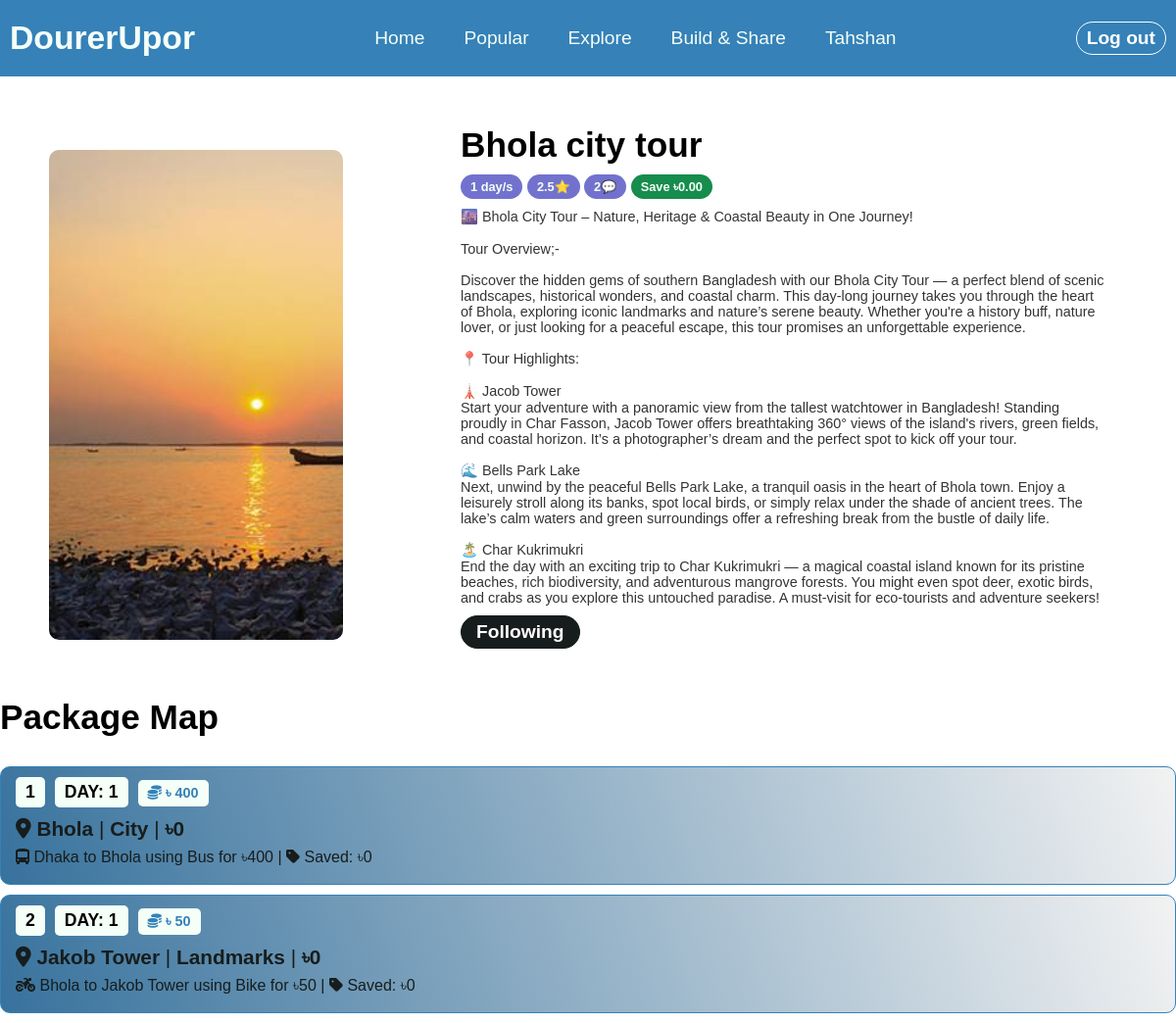
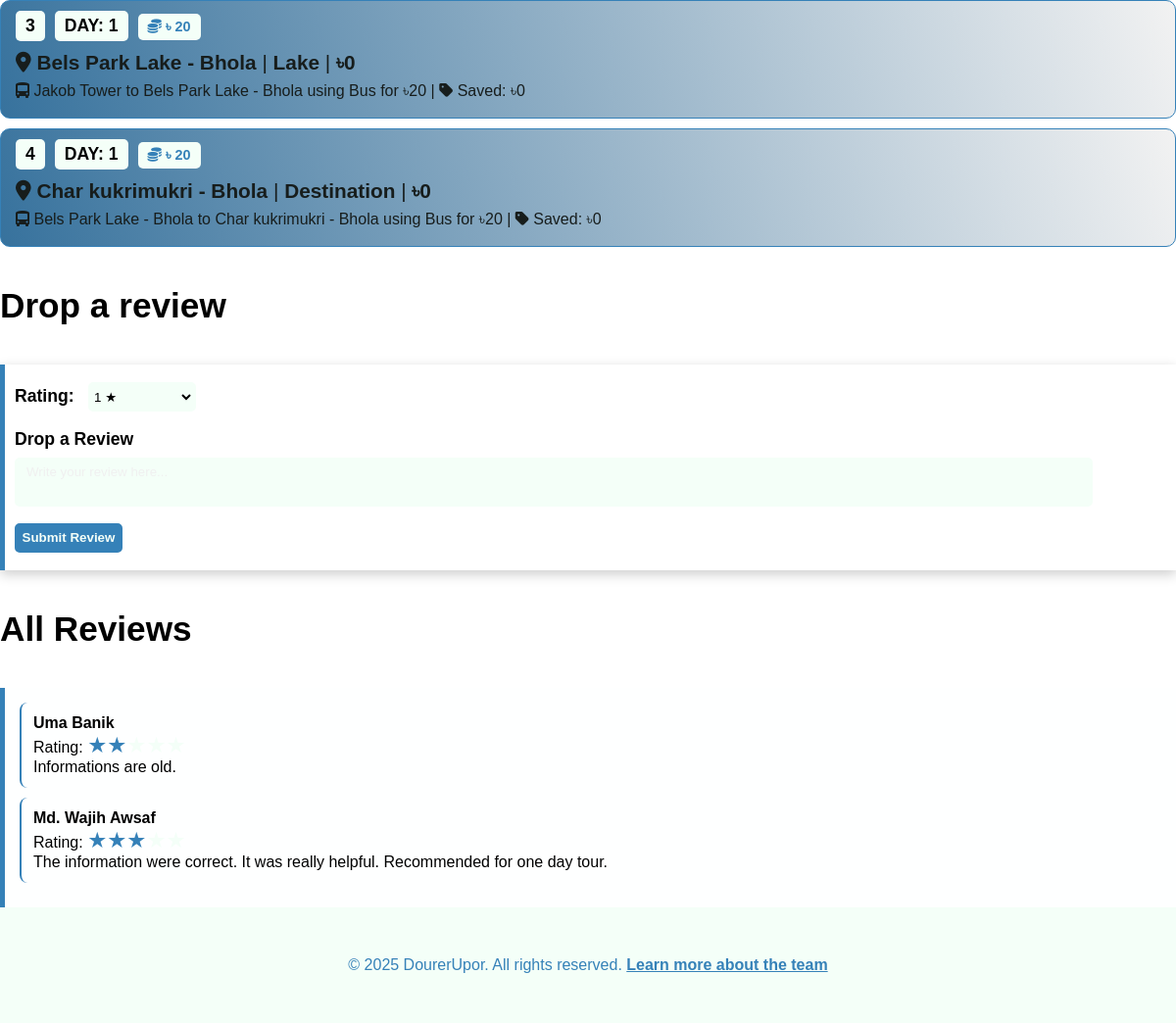
/Shadhin-experiment/package.php?id=9 (signed in), run on the app's committed database (2 pictures, top to bottom).
### tables this page shows
CREATE TABLE `user` (
  `id` int(11) NOT NULL,
  `name` varchar(255) NOT NULL,
  `email` varchar(255) NOT NULL,
  `password` varchar(255) NOT NULL,
  `dob` date NOT NULL,
  `country` varchar(100) NOT NULL
);

CREATE TABLE `packages` (
  `package_id` int(11) NOT NULL,
  `package_name` varchar(255) NOT NULL,
  `publish_time` timestamp NOT NULL DEFAULT current_timestamp(),
  `build_by` int(11) NOT NULL,
  `status` varchar(255) NOT NULL DEFAULT 'pending',
  `details` varchar(2000) NOT NULL,
  `image` varchar(255) NOT NULL DEFAULT 'unknown.jpg',
  `rejection_feedback` varchar(1000) NOT NULL
);

CREATE TABLE `package_details` (
  `package_id` int(11) NOT NULL,
  `destination_id` int(11) NOT NULL,
  `money_saved` decimal(10,0) NOT NULL DEFAULT 0,
  `day_count` int(11) NOT NULL,
  `step_number` int(11) NOT NULL,
  `pickup` int(11) DEFAULT NULL,
  `transport_type` varchar(255) DEFAULT NULL,
  `cost` decimal(10,0) NOT NULL DEFAULT 0
);

CREATE TABLE `destinations` (
  `destination_id` int(11) NOT NULL,
  `name` varchar(255) NOT NULL,
  `country` varchar(255) NOT NULL DEFAULT 'Bangladesh',
  `type` varchar(255) DEFAULT 'Destination',
  `cost` decimal(10,0) NOT NULL
);

CREATE TABLE `reviews` (
  `review_id` int(11) NOT NULL,
  `package_id` int(11) NOT NULL,
  `rating` int(11) NOT NULL DEFAULT 5,
  `review` varchar(300) DEFAULT NULL,
  `user_id` int(11) NOT NULL,
  `review_publish_time` datetime DEFAULT current_timestamp()
);

### Shadhin-experiment/DesignPatterns/imageProxy.php (called while the page is built, shortened)
<?php
function getLazyBackgroundImage($imageName) {
    return "data-bg='" . $imageName . "' class='lazy-bg'";
}
?>

### Shadhin-experiment/DesignPatterns/reviewIterator.php (called while the page is built, shortened)
<?php
class Reviews {
    public function __construct($reviewId, $userID, $userName, $rating, $review) {
        $this->userName = $userName;
        $this->rating = $rating;
        $this->review = $review;
    }
}
class ReviewCollectionIterator implements ReviewIterator {
    private $reviews;
    private $position = 0;
    public function __construct(array $reviews) {
        $this->reviews = $reviews;
    }
    public function hasNext(): bool {
        return $this->position < count($this->reviews);
    }
    public function next(): ?Reviews {
        return $this->reviews[$this->position++];
    }
}
class ReviewCollection {
    private $reviews = [];
    public function __construct($reviews = []) {
        $this->reviews = $reviews;
    }
    public function createIterator(): ReviewIterator {
        return new ReviewCollectionIterator($this->reviews);
    }
}

### Shadhin-experiment/package.php (the view, shortened to what this page needs)
<?php
$active_page = 'package';
$packageId = isset($_GET['id']) ? intval($_GET['id']) : null;
include "decoration.php";
include "DesignPatterns/imageProxy.php";
$conn = Database::getInstance()->getConnection();
if(isset($_SESSION['email'])){
    $email = $_SESSION['email'];
    $stmt = $conn->prepare("SELECT name FROM user WHERE email = :email");
    $stmt->execute(['email' => $email]);
    $user = $stmt->fetch(PDO::FETCH_ASSOC);
    $username = explode(" ", $user['name'])[0];
}
$email = isset($_SESSION['email']) ? $_SESSION['email'] : null;
$selectData = $conn->prepare("
SELECT
    p.package_id,
    p.package_name,
    p.details,
    p.image,
    COUNT(DISTINCT pf.user_id) AS Followers,
    AVG(DISTINCT r.rating) AS Rating,
    COUNT(DISTINCT r.review_id) AS TotalReview,
    SUM(DISTINCT pd.money_saved) as Saved,
    MAX(DISTINCT pd.day_count) as TotalDays,
    MAX(CASE WHEN u.email = :email THEN u.id ELSE NULL END) AS LoggedInUserId
FROM
    packages p
LEFT JOIN
    package_details pd ON p.package_id = pd.package_id
LEFT JOIN
    reviews r ON p.package_id = r.package_id
LEFT JOIN
    package_followers pf ON p.package_id = pf.package_id
LEFT JOIN
    user u ON pf.user_id = u.id
WHERE
    p.package_id = :packageId
GROUP BY
    p.package_id, p.package_name
ORDER BY Followers DESC, Rating DESC
");
$selectData->bindParam(':packageId', $packageId, PDO::PARAM_INT);
$selectData->bindParam(':email', $email);
$selectData->execute();
$rows = $selectData->fetchAll(PDO::FETCH_ASSOC);
$statusQuery = $conn->prepare("SELECT status FROM packages WHERE package_id = :packageId ");
$statusQuery->bindParam(':packageId', $packageId, PDO::PARAM_INT);
$statusQuery->execute();
$package_status = $statusQuery->fetchColumn();
?>
<!DOCTYPE html>
<html>
<head>
</head>
<body>
<nav id="navigation" class="special-nav">
                <div class="logo">
                    <h3>DourerUpor</h3>
                </div>
                <div>
                    <ul>
                        <li class="active-page"><a href="home.php" <?php if($active_page == "home") {echo "class='active'";} ?> >Home</a></li>
                        <li><a <?php if($active_page == "popular") {echo "class='active'";} ?> href="popular.php">Popular</a></li>
                        <li><a <?php if($active_page == "explore") {echo "class='active'";} ?> href="">Explore</a></li>
                        <?php if (isset($_SESSION['email'])): ?>
                        <li><a <?php if ($active_page == "buildAndShare") {
                                    echo "class='active'";
                                } ?> href="buildAndShare.php">Build & Share</a></li>
                        <li><a href="Profile.php"><?php echo $username; ?></a></li>
                        <?php endif ?>
                    </ul>
                </div>
                <div>
                    <?php if (isset($_SESSION['email'])): ?>
                        <form action="./Login/user-actions.php" method="post">
                            <button type ="Submit" class="theme-btn log-out-btn" title="Click to logout" name="log-out-btn">Log out</button>
                        </form>
                    <?php endif ?>
                </div>
 </nav>
 <section id="package-details">
        <div class="package-details-container">
        <?php foreach ($rows as $row):
            $package_id = $row['package_id'];
            $package_name = $row['package_name'];
            $details = $row['details'];
            $coverImage = $row['image'];
            $totalDays = $row['TotalDays'];
            $rating = number_format($row['Rating'], 1);
            $totalReview = $row['TotalReview'];
            $saved = number_format($row['Saved'], 2);
            $loggedInUserId = $row['LoggedInUserId'];
        ?>
            <div class="package-details" data-package-id="<?php echo $package_id; ?>">
                <div class="left">
                    <div class="package-cover lazy-bg" <?php echo getLazyBackgroundImage("img/package-cover/{$coverImage}"); ?> style="background-repeat: no-repeat; background-size: cover; border-radius: 10px;"></div>
                </div>
                <div class="right">
                    <h3 class="package-name card-item"><?php echo htmlspecialchars($package_name); ?></h3>
                    <div class="card-item">
                        <button disabled class="theme-btn info-btn"><?php echo htmlspecialchars($totalDays); ?> day/s</button>
                        <button disabled class="theme-btn info-btn"><?php echo htmlspecialchars($rating); ?>⭐</button>
                        <button disabled class="theme-btn info-btn"><?php echo htmlspecialchars($totalReview); ?>💬</button>
                        <button disabled class="theme-btn info-btn offer">Save ৳<?php echo $saved; ?></button>
                    </div>
                    <p class="card-item package-brief"><?php echo nl2br($details); ?></p>
                    <div class="card-item">
                        <?php if (isset($_SESSION['email'])): ?>
                            <?php if ($loggedInUserId == null): ?>
                                <button class="theme-btn follow-btn">Follow</button>
                            <?php else: ?>
                                <button class="theme-btn remove-btn">Following</button>
                                <?php endif; ?>
                        <?php endif; ?>
                    </div>
                </div>
            </div>
            <?php endforeach; ?>
        </div>
    </section>
    <?php
    $selectPackageDetails = $conn->prepare("
    SELECT p.package_id, pd.step_number as stepCount, pd.day_count as dayCount,
           d.cost as DestCost, d.name as Destination, d.type as DestType,
           dp.name as pickup, pd.transport_type as TransType, pd.cost as transCost,
           pd.money_saved as Saved
    FROM package_details pd
    LEFT JOIN packages p ON p.package_id = pd.package_id
    LEFT JOIN destinations d ON d.destination_id = pd.destination_id
    LEFT JOIN destinations dp ON dp.destination_id = pd.pickup
    WHERE p.package_id = :packageId
    ORDER BY pd.step_number ASC
    ");
    $selectPackageDetails->bindParam(':packageId', $packageId, PDO::PARAM_INT);
    $selectPackageDetails->execute();
    $rows = $selectPackageDetails->fetchAll(PDO::FETCH_ASSOC);
    ?>
    <section id="package-map">
    	<h1 class="package-map-title">Package Map</h1>
    	<div class="map-card-container">
    		<?php foreach ($rows as $row):
	            $packageId   = $row['package_id'];
	    		$stepCount   = $row['stepCount'];
			    $dayCount    = $row['dayCount'];
			    $destCost    = $row['DestCost'];
			    $destination = $row['Destination'];
			    $destType    = $row['DestType'];
			    $pickup      = $row['pickup'];
			    $transType   = $row['TransType'];
			    $transCost   = $row['transCost'];
			    $saved       = $row['Saved']
        	?>
    		<div class="map-card">
    			<p class="p-day map-item"><?php echo htmlspecialchars($stepCount); ?></p><p class="p-day map-item">DAY: <?php echo htmlspecialchars($dayCount); ?></p><p class="p-day p-cost map-item"><i class="fa-solid fa-coins"></i> <?php echo htmlspecialchars("৳ " . $destCost+$transCost-$saved); ?></p>
    			<p class="p-main map-item"><i class="fa-solid fa-location-dot"></i> <b><?php echo htmlspecialchars($destination); ?></b> | <b><?php echo htmlspecialchars($destType); ?></b> | <b>৳<?php echo htmlspecialchars($destCost); ?></b></p>
    			<p class="p-optional map-item">
                <?php
                    $icon = '<i class="fa-solid fa-car"></i>';
                    if (!empty($transType)) {
                        $type = strtolower($transType);
                        if ($type === 'bike' || $type === 'motorcycle') {
                            $icon = '<i class="fa-solid fa-motorcycle"></i>';
                        } elseif ($type === 'train' || $type === 'metro' || $type === 'tram') {
                            $icon = '<i class="fa-solid fa-train"></i>';
                        } elseif ($type === 'plane' || $type === 'airplane' || $type === 'flight') {
                            $icon = '<i class="fa-solid fa-plane"></i>';
                        }
                        elseif ($type === 'bus' || $type === 'public transport' || $type === 'local bus') {
                            $icon = '<i class="fa-solid fa-bus-simple"></i>';
                        }
                    }
                ?>
                    <?php if (!empty($pickup)): ?>
                        <?php echo $icon . ' ' . htmlspecialchars($pickup . " to "); ?>
                    <?php endif; ?>
                    <?php if (!empty($pickup)): ?>
                        <?php echo htmlspecialchars($destination . " using "); ?>
                    <?php endif; ?>
                    <?php if (!empty($transType)): ?>
                        <?php echo htmlspecialchars($transType . " for ৳" . $transCost . " | "); ?>
                    <?php endif; ?>
                    <i class="fa-solid fa-tag"></i> Saved: ৳<?php echo htmlspecialchars($saved); ?>
                </p>
    		</div>
    		<?php endforeach; ?>
    	</div>
    </section>
<?php if ($package_status == 'Approved' || $package_status == 'approved'): ?>
<section id="reviews-section">
    <?php $packageIdForReview = $packageId;
        include('modules/review.php');
    ?>
</section>
<?php endif; ?>
<?php
    include "modules/footer.php";
 ?>
</body>
</html>

### Shadhin-experiment/modules/review.php (shortened to what this page needs)
<?php
$db = Database::getInstance();
$conn = $db->getConnection();
include('.\DesignPatterns\reviewIterator.php');
function getReviewsForPackage($conn, $packageId): ReviewCollection
{
    $stmt = $conn->prepare("
        SELECT  r.review_id AS reviewId, r.user_id AS userID, u.name AS userName, r.rating, r.review
        FROM reviews r
        JOIN user u ON r.user_id = u.id
        WHERE r.package_id = ? ORDER BY r.review_publish_time DESC;
    ");
    $stmt->execute([$packageId]);
    $reviews = [];
    while ($row = $stmt->fetch(PDO::FETCH_ASSOC)) {
        $reviews[] = new Reviews($row['reviewId'], $row['userID'], $row['userName'], $row['rating'], $row['review']);
    }
    return new ReviewCollection($reviews);
}
$packageId = $packageIdForReview;
$reviewCollection = getReviewsForPackage($conn, $packageId);
?>
<!DOCTYPE html>
<html lang="en">
<head>
    <link rel="stylesheet" href="https://cdn.jsdelivr.net/npm/bootstrap-icons@1.10.5/font/bootstrap-icons.css">
    <link rel="stylesheet" href="styles.css">
</head>
<body>
    <section id="review" class="review">
        <section id="write-review">
            <div class="write-review-container">
                <h2>Drop a review</h2>
                <?php
                if (isset($_SESSION['email'])):
                    echo "
                <div class='review-form'>
                    <form action='modules/backend/review-action.php' method='POST'>
                    <div class='form-group'>
                        <label>Rating:</label>
                        <select class='form-control' id='user_rating' name='rating' required>
                            <option value='1'>1 ★</option>
                            <option value='2'>2 ★★</option>
                            <option value='3'>3 ★★★</option>
                            <option value='4'>4 ★★★★</option>
                            <option value='5'>5 ★★★★★</option>
                        </select>
                    </div>
                    <div class='form-group'>
                        <br><label>Drop a Review</label><br>
                        <textarea class='form-control' name='review' id='user_review' placeholder='Write your review here...' required></textarea>
                    </div>
                    <input type='hidden' name='package_id' value='{$packageId}'>
                    <button type='submit' name='submit-review-btn' class='btn btn-custom'>Submit Review</button>
                </form>
                </div>";
                else:
                    echo "
                <div class='review-form'>
                    <p>You need to <a href='login/login.html'>login</a> to write a review.</p>
                </div>";
                endif;
                ?>
            </div>
        </section>
        <section id="all-reviews">
            <div class="reviews-list">
                <h3>All Reviews</h3>
                <div class="reviews-container">
                    <?php
                    $reviewIterator = $reviewCollection->createIterator();
                    if ($reviewIterator->hasNext()):
                        while ($reviewIterator->hasNext()):
                            $reviews = $reviewIterator->next();
                            echo "
                        <div class='review-item'>
                            <h4>{$reviews->userName}</h4>
                            <p>Rating:
                            <span class='stars'>";
                            for ($i = 1; $i <= 5; $i++) {
                                if ($i <= $reviews->rating) {
                                    echo "<span class='filled'>&#9733;</span>";
                                } else {
                                    echo "&#9733;";
                                }
                            }
                            echo "</span>
                            </p>";
                            echo "
                            <p>{$reviews->review}</p>";
                            echo "</div>";
                        endwhile;
                    else:
                        echo "
                    <div class='review-item'>
                        <p>No reviews yet.</p>
                    </div>
                    ";
                    endif;
                    ?>
                </div>
            </div>
        </section>
    </section>
</body>
</html>

### data on the page
user: name "Tahshan"
packages: package_name "Bhola city tour", totalDays "1", rating "2.5", totalReview "2", saved "0.00", details "🌆 Bhola City Tour – Nature, Heritage & Coastal Beauty in One Journey! Tour Overview;- Discover the hidden gems of southern Bangladesh with our Bhola City Tour — a perfect blend of scenic landscapes, historical wonders, and coastal charm. This day-long journey takes you through the heart of Bhola, exploring iconic landmarks and nature’s serene beauty. Whether you're a history buff, nature lover, or just looking for a peaceful escape, this tour promises an unforgettable experience. 📍 Tour Highlights: 🗼 Jacob Tower Start your adventure with a panoramic view from the tallest watchtower in Bangladesh! Standing proudly in Char Fasson, Jacob Tower offers breathtaking 360° views of the island's…"
package_details: step_number "1", day_count "1", "৳ " . $destCost+$transCost-$saved "৳ 400", destination.name "Bhola", destination.type "City", destination.cost "0", pickup.name "Dhaka to", destination.name "Bhola using", transport_type+cost "Bus for ৳400 |", money_saved "0"
package_details: step_number "2", day_count "1", "৳ " . $destCost+$transCost-$saved "৳ 50", destination.name "Jakob Tower", destination.type "Landmarks", destination.cost "0", pickup.name "Bhola to", destination.name "Jakob Tower using", transport_type+cost "Bike for ৳50 |", money_saved "0"
package_details: step_number "3", day_count "1", "৳ " . $destCost+$transCost-$saved "৳ 20", destination.name "Bels Park Lake - Bhola", destination.type "Lake", destination.cost "0", pickup.name "Jakob Tower to", destination.name "Bels Park Lake - Bhola using", transport_type+cost "Bus for ৳20 |", money_saved "0"
package_details: step_number "4", day_count "1", "৳ " . $destCost+$transCost-$saved "৳ 20", destination.name "Char kukrimukri - Bhola", destination.type "Destination", destination.cost "0", pickup.name "Bels Park Lake - Bhola to", destination.name "Char kukrimukri - Bhola using", transport_type+cost "Bus for ৳20 |", money_saved "0"
reviews: user.name "Uma Banik", rating 2 (drawn), review "Informations are old."
reviews: user.name "Md. Wajih Awsaf", rating 3 (drawn), review "The information were correct. It was really helpful. Recommended for one day tour."
